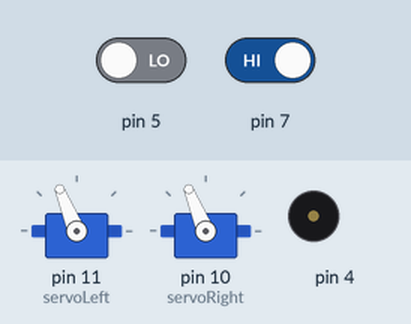
This sketch was run on a simulated Arduino Uno, built with avr-gcc and run on an emulated ATmega328P. Shown: 2 × servo, buzzer (waves = sounding). The inputs (shaded band) are chosen by the test bench; at power-on: pin 5 LOW, pin 7 HIGH.

Above: at 2.2 s.
2.3 s: pin 5 driven HIGH
At 3.2 s:
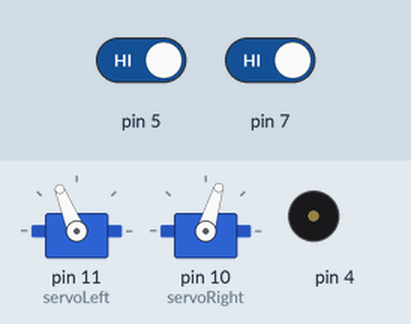
4.2 s: pin 7 driven LOW
At 5.0 s:
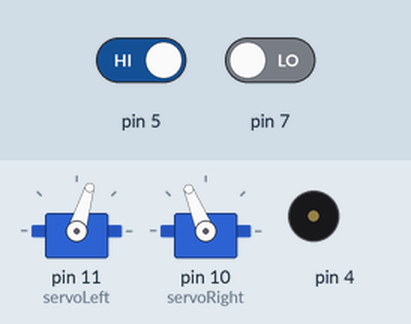
9.0 s: pin 7 driven HIGH
At 10.4 s:
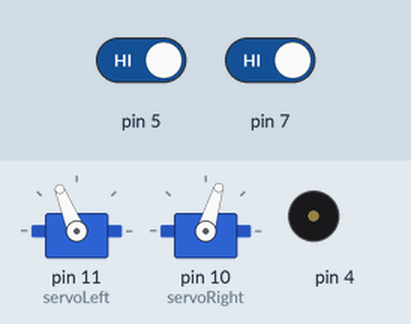
11.1 s: pin 5 driven LOW
At 11.9 s:
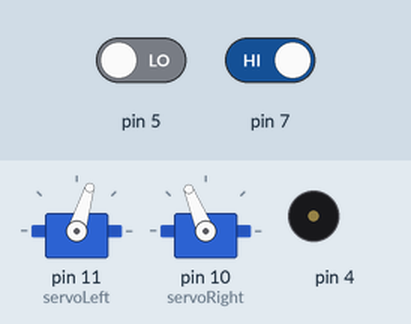
Timing chart, 0 to 16.9 s (numbered marks = the images above; inputs shaded):
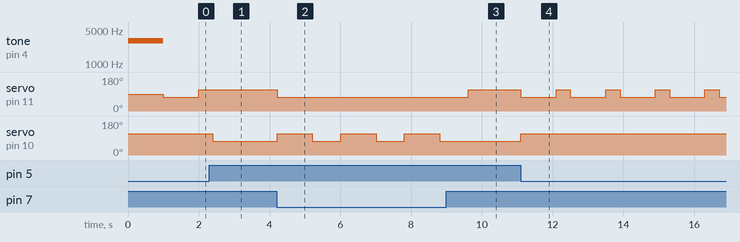

The sketch:

whiscers_manuvers.ino
```cpp
#include <Servo.h>
Servo servoLeft;
Servo servoRight;

byte wLeftOld;
byte wRightOld;
byte counter;

int left = 800;
int back = 1000;
int right = 400;
int front = 20;
void setup()
{
  pinMode(7, INPUT);
  pinMode(5, INPUT);
  tone(4, 3000, 1000);
  delay(1000);

  servoLeft.attach(11);
  servoRight.attach(10);

  wLeftOld = 0;
  wRightOld = 1;
  counter = 0;

}
void loop()
{

  byte wLeft = digitalRead(5);
  byte wRight = digitalRead(7);

  if(wLeft != wRight)
  {
    if ((wLeft != wLeftOld) && (wRight != wRightOld))
    {
    counter++;
    wLeftOld = wLeft;
    wRightOld = wRight;
    if(counter == 4)
    {
      wLeft = 0;
      wRight = 0;
      counter = 0;
    }
  }

  else
  {
    counter = 0;
  }
 }


  if((wLeft == 0) && (wRight == 0))
  {
    backward(back);
    turnLeft(left);
  }
  else if(wLeft == 0)
  {
  backward(back);
  turnRight(right);
  }
  else if(wRight == 0)
  {
  backward(back);
  turnLeft(left);
  }
  else
  {
  forward(front);
  }
}
void forward(int time)
{
  servoLeft.writeMicroseconds(1700);
  servoRight.writeMicroseconds(1300);
  delay(time);
}
void turnLeft(int time)
{
  servoLeft.writeMicroseconds(1300);
  servoRight.writeMicroseconds(1300);
  delay(time);
}
void turnRight(int time)
{
  servoLeft.writeMicroseconds(1700);
  servoRight.writeMicroseconds(1700);
  delay(time);
}
void backward(int time)
{
  servoLeft.writeMicroseconds(1300);
  servoRight.writeMicroseconds(1700);
  delay(time);
}
```

Measured:
- after the input at 2.3 s, servo on pin 11 (servoLeft): stays 112° (without the input it goes to 73° after 0.10 s); servo on pin 10 (servoRight): 112° → 73° after 0.10 s
- after the input at 4.2 s, servo on pin 11 (servoLeft): 112° → 73° at once; servo on pin 10 (servoRight): alternates 112° for 1.0 s and 73° for 0.80 s, starting at once
- after the input at 9.0 s, servo on pin 11 (servoLeft): 73° → 112° after 0.61 s; servo on pin 10 (servoRight): stays 73° (without the input it goes to 112° after 0.61 s)
- after the input at 11.1 s, servo on pin 11 (servoLeft): alternates 112° for 0.40 s and 73° for 1.0 s, starting at once; servo on pin 10 (servoRight): 73° → 112° at once
